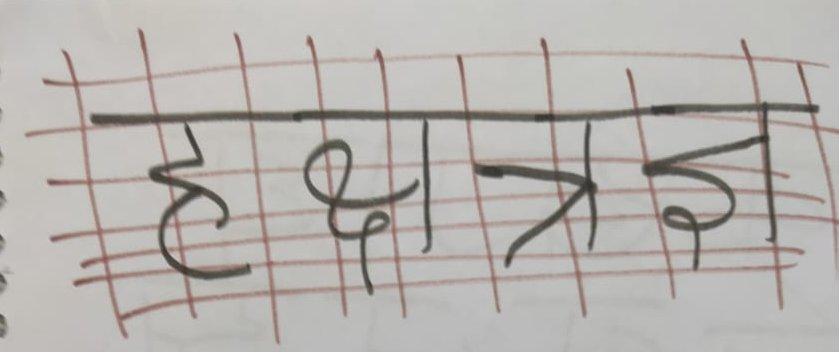
#> input picture sample_images/pass-type1-0.jpeg, 839 x 352 px
$ python -i segmentation.py   (imports and definitions only)
#> lines starting #> are read from the running program, lines starting #| are printed output that depends on the picture; after the words box and inside, x2 and y2 are one past the last pixel; in counts of white or black regions, pixels touching at a corner belong together
#> further down, picture is the input picture: shape (352, 839, 3); mean B, G, R 175, 178.9, 182.7
import cv2
import numpy as np
import matplotlib.pyplot as plt
import scipy
from PIL import Image, ImageOps
import scipy.ndimage
import os


def character_segmentation(image, plot_images=False):
    # [69 lines left out: functions show_image, vertical_to_horizontal, getSkewAngle, rotateImage, deskew, not called in this run]

    # Extra feature
    def repair_noise(dilated):
        dilated = scipy.ndimage.median_filter(dilated, (5, 1))
        dilated = scipy.ndimage.median_filter(dilated, (1, 5))
        dilated = scipy.ndimage.median_filter(dilated, (5, 1))
        dilated = scipy.ndimage.median_filter(dilated, (1, 5))
        return dilated

    def remove_white(image):
        # Load image, grayscale, Gaussian blur, Otsu's threshold
        original = image.copy()
        gray = cv2.cvtColor(image, cv2.COLOR_BGR2GRAY)
        blur = cv2.GaussianBlur(gray, (25, 25), 0)
        thresh = cv2.threshold(blur, 0, 255, cv2.THRESH_BINARY_INV + cv2.THRESH_OTSU)[1]
#> thresh: shape (1024, 2440); 11.5% white; 35 white regions (7 under 20 px), largest, box (x1, y1, x2, y2) and area: (147, 113, 2440, 981) 227681, (879, 395, 1221, 914) 37388, (743, 609, 874, 995) 5160
        # Perform morph operations, first open to remove noise, then close to combine
        noise = cv2.getStructuringElement(cv2.MORPH_RECT, (3, 3))
        opening = cv2.morphologyEx(thresh, cv2.MORPH_OPEN, noise, iterations=3)
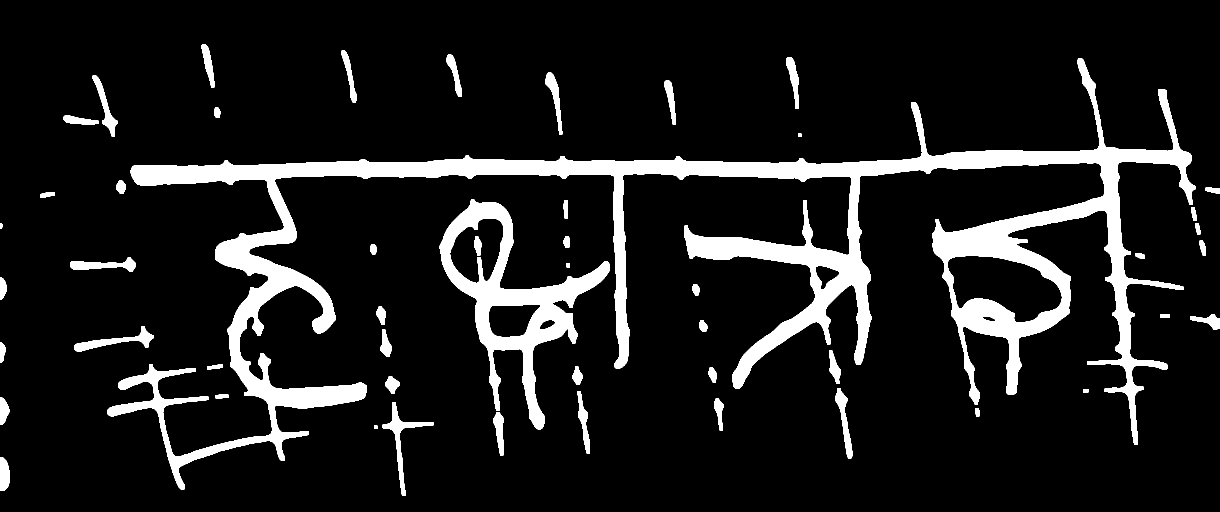
#> opening: shape (1024, 2440) (shown at 1/2 size); 11.1% white; 52 white regions, largest, box (x1, y1, x2, y2) and area: (215, 116, 2391, 979) 210075, (879, 399, 1220, 859) 35277, (765, 804, 867, 992) 2755
        close_kernel = cv2.getStructuringElement(cv2.MORPH_RECT, (3, 3))
        close = cv2.morphologyEx(opening, cv2.MORPH_CLOSE, close_kernel, iterations=3)
#> close: shape (1024, 2440); 11.2% white; 47 white regions, largest, box (x1, y1, x2, y2) and area: (215, 116, 2401, 979) 210887, (879, 399, 1220, 911) 36949, (765, 804, 867, 992) 2755

        # Find enclosing boundingbox and crop ROI
        coords = cv2.findNonZero(close)
#> coords = contour of 278715 points, box (x1, y1, x2, y2) (0, 89, 2440, 992), area 556228
        x, y, w, h = cv2.boundingRect(coords)
#> x = 0; y = 89; w = 2440; h = 903
        cv2.rectangle(image, (x, y), (x + w, y + h), (36, 255, 12), 2)
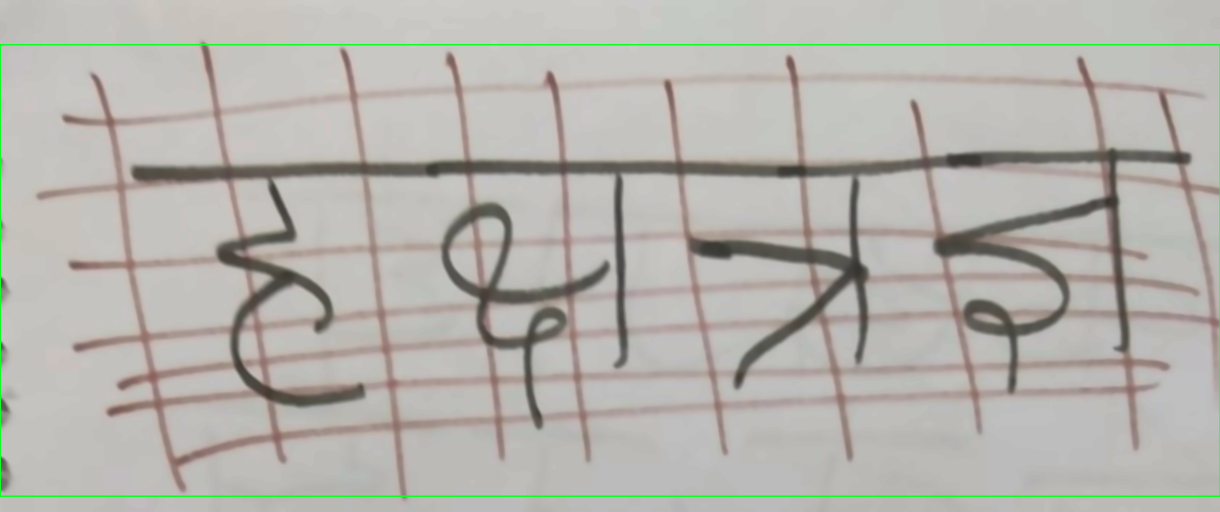
#> image: shape (1024, 2440, 3) (shown at 1/2 size); mean of channels 0, 1, 2 173.6, 179.1, 181.4; drawn as B, G, R
        crop = original[y : y + h, x : x + w]
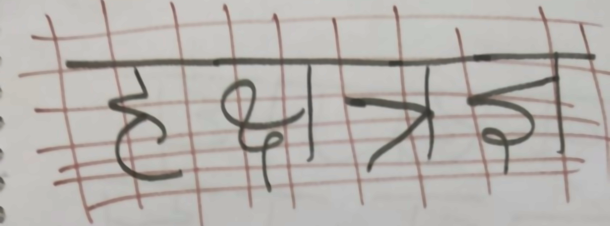
#> crop: shape (903, 2440, 3) (shown at 1/4 size); mean of channels 0, 1, 2 172.6, 176.6, 181; drawn as B, G, R

        # [5 lines of commented-out code are left out]
        crop = cv2.resize(crop, (image.shape[1], image.shape[0]))
#> crop: shape (1024, 2440, 3)
        return crop

    def getMeanArea(contours):
        meanArea = 0
        for contour in contours:
            meanArea += cv2.contourArea(contour)
        meanArea = (meanArea) / len(contours)
        return meanArea

    characters = []
    # input is binary image
    # image = cv2.imread(image_path)
    image = cv2.resize(image, (int(1024 * (image.shape[1] / image.shape[0])), 1024))
    image = cv2.fastNlMeansDenoisingColored(image, None, 10, 10, 7, 15)
    image = remove_white(image)

    # show_image(image)
    gray = cv2.cvtColor(image, cv2.COLOR_BGR2GRAY)
    res, thresh = cv2.threshold(
        gray, 0, 255, cv2.THRESH_BINARY_INV + cv2.THRESH_OTSU
    )  # threshold
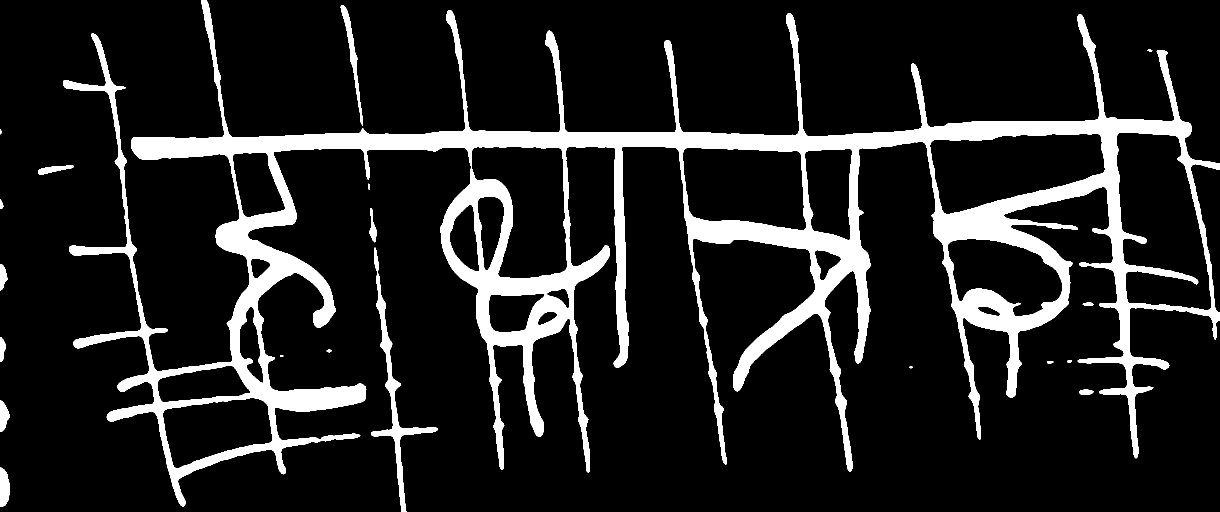
#> thresh: shape (1024, 2440) (shown at 1/2 size); 13% white; 20 white regions, largest, box (x1, y1, x2, y2) and area: (126, 0, 2440, 1013) 311333, (742, 495, 876, 1024) 6949, (681, 10, 726, 252) 1969
#> res = 149
    kernel = cv2.getStructuringElement(cv2.MORPH_CROSS, (3, 3))
    dilated = cv2.erode(thresh, kernel, iterations=1)
#> dilated: shape (1024, 2440); 11.7% white; 22 white regions (6 under 20 px), largest, box (x1, y1, x2, y2) and area: (127, 0, 2440, 1012) 280699, (743, 547, 875, 1024) 5494, (682, 11, 725, 249) 1483
    dilated = repair_noise(dilated)
    dilated_orig = dilated.copy()

    # show_image(dilated)
    # dilated=deskew(dilated) #(EXTRA FEATURE)
    # dilated=vertical_to_horizontal(dilated) #(EXTRA FEATURE)

    val = np.count_nonzero(dilated, axis=1).argmax()
#> val = 277
    delta = 80
    dilated[val - delta // 2 : val + delta + 1, :] = 0
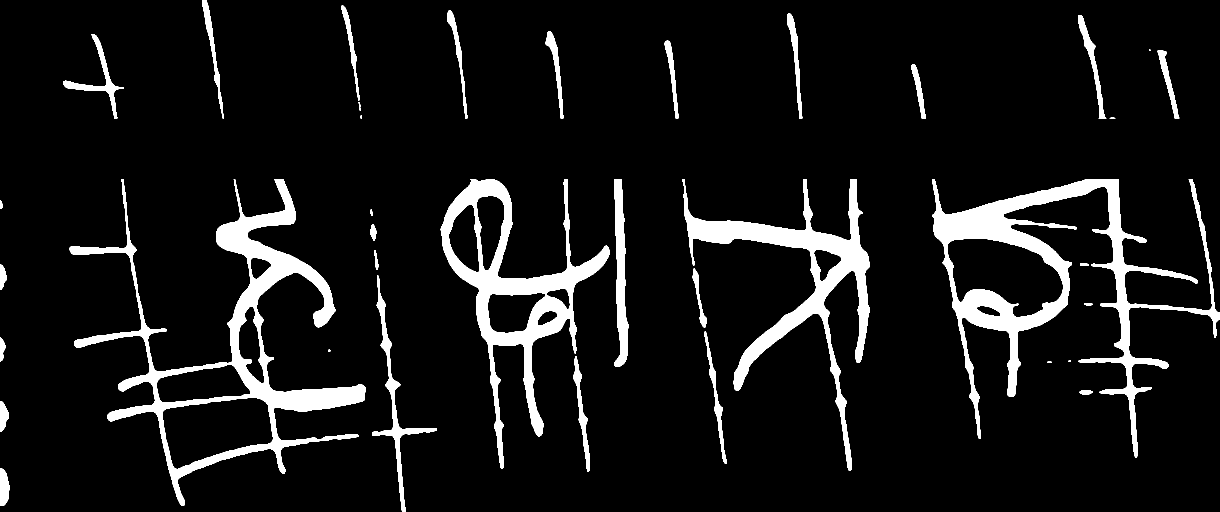
#> dilated: shape (1024, 2440) (shown at 1/2 size); 8.7% white; 39 white regions (6 under 20 px)

    (contours, hierarchy) = cv2.findContours(
        dilated, cv2.RETR_EXTERNAL, cv2.CHAIN_APPROX_NONE
    )
#> contours = 39 contours, 9 with area under 20; largest, box (x1, y1, x2, y2) and area: (139, 358, 731, 1012) 87348, (1864, 358, 2440, 915) 75842, (881, 358, 1219, 938) 54762, (1364, 358, 1740, 942) 35348, (1228, 358, 1257, 734) 5938

    coords = []
    count = 0
    meanArea = getMeanArea(contours)
#> the loop in getMeanArea, `for contour in contours:` made 39 passes
#> meanArea on passes 1 to 8: 1067.5, 1750.5, 1913, 1927, 1935, 3716, 3730, 4037.5
#> after the loop in getMeanArea, `for contour in contours:`: meanArea = 286623.5
#> in getMeanArea, `meanArea = (meanArea) / len(contours)`: meanArea = 7349.3
#> meanArea = 7349.3
    meanArea = getMeanArea(contours)
#> the loop in getMeanArea (call 2), `for contour in contours:` made 39 passes
    for contour in contours:
        (x, y, w, h) = cv2.boundingRect(contour)
        if cv2.contourArea(contour) > 0.05 * meanArea:
            if h > 300 and w > 300:
                if w / h < 2:
                    coords.append((x, y, w, h))
                    count = count + 1
                else:
                    coords.append((x, y, w // 2, h))
                    coords.append((x + w // 2, y, w // 2, h))
                    count = count + 2
#> this loop made 39 passes
#> (x, y, w, h) on passes 1 to 8: (0, 936, 19, 76), (0, 802, 18, 61), (2159, 780, 26, 9), (2095, 723, 8, 3), (2137, 721, 5, 3), (1146, 712, 33, 232), (656, 699, 5, 5), (0, 675, 11, 48)
#> after the loop, coords = [(1864, 358, 576, 557), (1364, 358, 376, 584), (881, 358, 338, 580), (139, 358, 592, 654)]; count = 4
    coords = sorted(coords, key=lambda x: x[0])
#> coords = [(139, 358, 592, 654), (881, 358, 338, 580), (1364, 358, 376, 584), (1864, 358, 576, 557)]
    for cor in coords:
        [x, y, w, h] = cor
        t = dilated_orig[max(0, y - delta) : y + h, x : x + w]
        characters.append(t)
#> this loop made 4 passes
#> (cor, x, w, h) on passes 1 to 4: ((139, 358, 592, 654), 139, 592, 654), ((881, 358, 338, 580), 881, 338, 580), ((1364, 358, 376, 584), 1364, 376, 584), ((1864, 358, 576, 557), 1864, 576, 557)
#> pass 1, in character_segmentation, `t = dilated_orig[max(0, y - delta) : y + h, x : x + w]`:
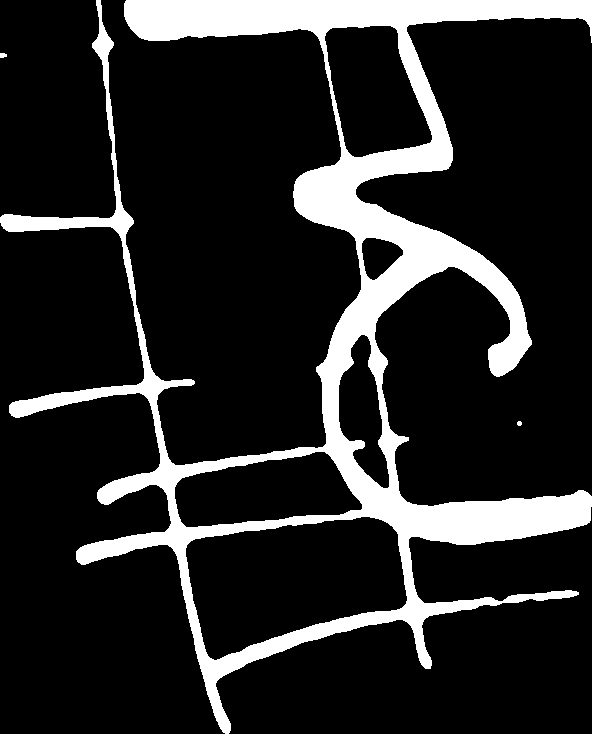
#> t: shape (734, 592); 15.6% white; 3 white regions, box (x1, y1, x2, y2) and area: (0, 0, 592, 734) 67684, (0, 53, 7, 58) 30, (517, 421, 522, 426) 21
#> pass 3, in character_segmentation, `t = dilated_orig[max(0, y - delta) : y + h, x : x + w]`:
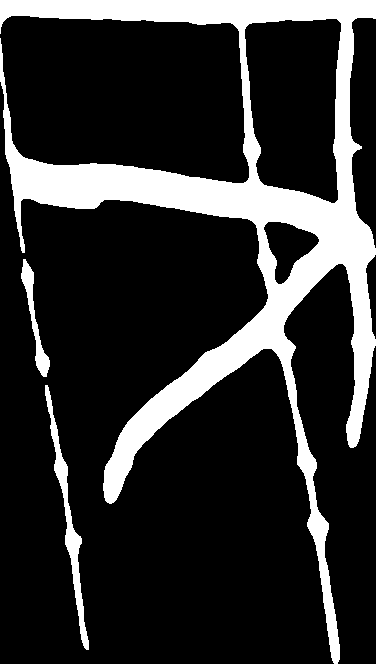
#> t: shape (664, 376); 18.8% white; 3 white regions, box (x1, y1, x2, y2) and area: (0, 0, 376, 664) 44131, (45, 385, 89, 650) 1894, (21, 259, 50, 377) 895
#> after the loop, characters = 4 items
    if plot_images:
        print("number of char in image:", count)
        w = 10
        h = 10
        fig = plt.figure(figsize=(8, 8))
        for i in range(1, count + 1):
            img = characters[i - 1]
            fig.add_subplot(1, count, i)
            plt.imshow(img, cmap="gray")
        plt.show()
    return characters

>>> import cv2
>>> picture = cv2.imread('sample_images/pass-type1-0.jpeg')
>>> result = character_segmentation(picture)
#> result = 4 items
